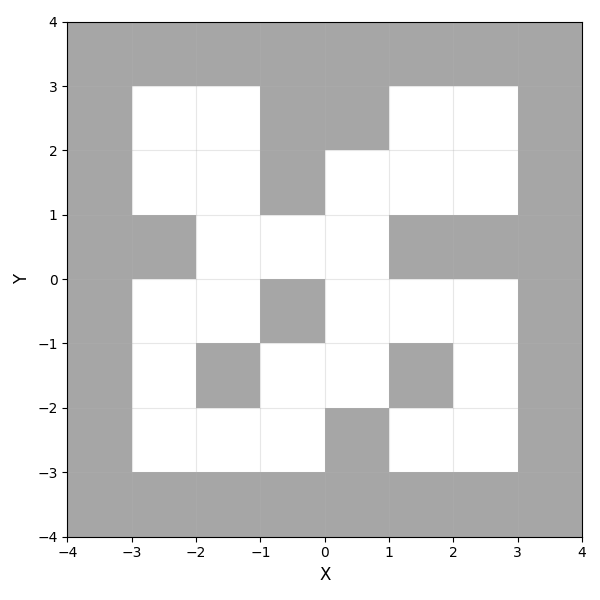

Source code (Python):
"""
Datasets from the PointMaze Medium environment in Minari.
"""

import gymnasium as gym
import matplotlib.pyplot as plt
import minari
import mujoco
import numpy as np
import torch
from matplotlib.patches import Rectangle
from torch.utils.data import Dataset


class MediumFlatDataset(Dataset):
    """
    Dataset for Medium (v2) with the flattened (position-only) state.
    Used to test Diffuser under the differential flatness assumption.
    """

    def __init__(self, horizon=32):
        self.horizon = horizon
        self.dataset = minari.load_dataset("D4RL/pointmaze/medium-v2", download=True)

        self.trajectories = []
        for episode in self.dataset:
            obs = episode.observations
            if isinstance(obs, dict):
                obs = obs["observation"]
            self.trajectories.append(obs[:, :2])

        self.state_dim = 2
        all_data = np.concatenate(self.trajectories, axis=0)
        self.mean = all_data.mean(axis=0)
        self.std = all_data.std(axis=0) + 1e-8

        self.indices = []
        for traj_idx, trajectory in enumerate(self.trajectories):
            for t in range(len(trajectory) - horizon + 1):
                self.indices.append((traj_idx, t))

    def normalize(self, x: np.ndarray) -> np.ndarray:
        """Normalization for diffusion training."""
        return (x - self.mean) / self.std

    def denormalize(self, x: np.ndarray | torch.Tensor) -> np.ndarray:
        """Denormalization for diffusion sampling."""
        return x * self.std + self.mean

    def __len__(self):
        return len(self.indices)

    def __getitem__(self, idx) -> torch.Tensor:
        traj_idx, start_t = self.indices[idx]
        trajectory = self.trajectories[traj_idx][start_t : start_t + self.horizon]
        return torch.FloatTensor(self.normalize(trajectory))

    def show_env(self, save_file: str = ""):
        """Visualize the environment without any trajectory."""

        env = self.dataset.recover_environment()

        def unwrap_env(env) -> gym.Env:
            while hasattr(env, "env"):
                env = env.env
            return env

        env = unwrap_env(env)
        model = env.model  # type: ignore

        # Create figure
        _, ax = plt.subplots(figsize=(6, 6))

        # Render MuJoCo walls
        for geom_id in range(model.ngeom):
            # Get geom name
            name = mujoco.mj_id2name(  # pylint: disable=no-member # type: ignore
                model,
                mujoco.mjtObj.mjOBJ_GEOM,  # pylint: disable=no-member # type: ignore
                geom_id,
            )

            if name is None or "block" not in name:
                continue

            cx, cy = model.geom_pos[geom_id][:2]  # center
            hx, hy = model.geom_size[geom_id][:2]  # half-extents

            rect = Rectangle(
                (cx - hx, cy - hy),
                2 * hx,
                2 * hy,
                facecolor="black",
                alpha=0.35,
                zorder=0,
            )
            ax.add_patch(rect)

        # Final figure styling
        ax.set_xlabel("X", fontsize=12)
        ax.set_ylabel("Y", fontsize=12)
        ax.grid(True, alpha=0.3)
        ax.set_aspect("equal")
        ax.set_xlim(-4, 4)
        ax.set_ylim(-4, 4)

        plt.tight_layout()

        if save_file:
            plt.savefig(save_file)
        else:
            plt.show()

    def visualize(self, flat_traj: np.ndarray, save_file: str = ""):
        """Visualize the Medium environment while plotting a given flat trajectory."""

        env = self.dataset.recover_environment()

        def unwrap_env(env) -> gym.Env:
            while hasattr(env, "env"):
                env = env.env
            return env

        env = unwrap_env(env)
        model = env.model  # type: ignore

        # Create figure
        _, ax = plt.subplots(figsize=(6, 6))

        # Plot the trajectory
        ax.scatter(
            flat_traj[:, 0],
            flat_traj[:, 1],
            s=30,
            c="#0088ff",
            edgecolors="k",
            zorder=4,
        )

        # Mark start and end points
        ax.scatter(
            flat_traj[0, 0],
            flat_traj[0, 1],
            c="lime",
            s=25,
            marker="D",  # type: ignore
            edgecolors="green",
            linewidth=1,
            zorder=4,
            label="Start",
        )
        ax.scatter(
            flat_traj[-1, 0],
            flat_traj[-1, 1],
            c="red",
            s=50,
            marker="8",  # type: ignore
            edgecolors="darkred",
            linewidth=1,
            zorder=4,
            label="End",
        )

        # Render MuJoCo walls
        for geom_id in range(model.ngeom):
            # Get geom name
            name = mujoco.mj_id2name(  # pylint: disable=no-member # type: ignore
                model,
                mujoco.mjtObj.mjOBJ_GEOM,  # pylint: disable=no-member # type: ignore
                geom_id,
            )

            if name is None or "block" not in name:
                continue

            cx, cy = model.geom_pos[geom_id][:2]  # center
            hx, hy = model.geom_size[geom_id][:2]  # half-extents

            rect = Rectangle(
                (cx - hx, cy - hy),
                2 * hx,
                2 * hy,
                facecolor="black",
                alpha=0.35,
                zorder=0,
            )
            ax.add_patch(rect)

        # Final figure styling
        ax.set_xlabel("X", fontsize=12)
        ax.set_ylabel("Y", fontsize=12)
        # ax.set_title("PointMaze Trajectory", fontsize=14)
        ax.legend(loc="upper right", fontsize=10)
        ax.grid(True, alpha=0.3)
        ax.set_aspect("equal")
        ax.set_xlim(-4, 4)
        ax.set_ylim(-4, 4)

        plt.tight_layout()

        if save_file:
            plt.savefig(save_file)
        else:
            plt.show()
